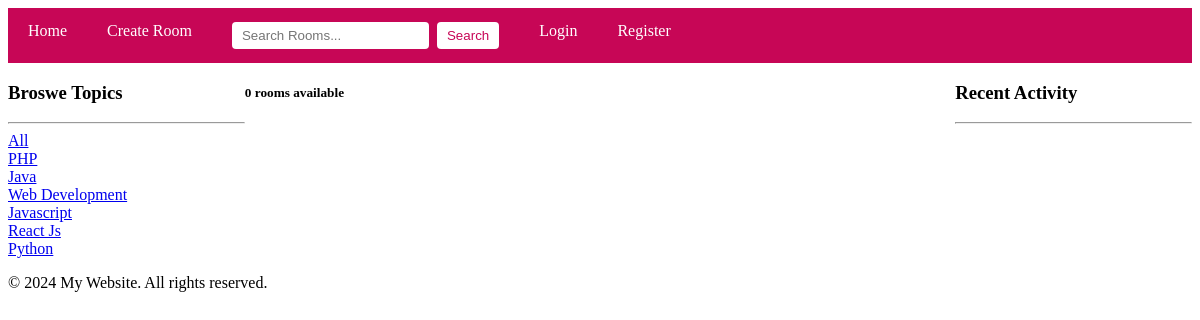
Screenshot of /?q=PHP with the database file from the repository.
### base/models.py (models this page shows, shortened)
class Topic(models.Model):
    name = models.CharField(max_length=200, blank=False)
    updated_at = models.DateTimeField(auto_now=True)
    created_at = models.DateTimeField(auto_now_add=True)
    class Meta:
        ordering = ['-updated_at', '-created_at']

### base/views.py (the view)
# urls.py: path('', views.home,name='home'),
def home(request):
    q = request.GET.get('q') if request.GET.get('q') != None else ''
    rooms = Room.objects.filter(Q(topic__name__icontains=q) | Q(name__icontains=q) | Q(description__icontains=q) | Q(host__username__icontains=q))
    topics = Topic.objects.all()
    room_count = rooms.count()
    room_message = Message.objects.filter(Q(room__topic__name__icontains=q))
    context = {'rooms':rooms,'topics':topics,'room_count':room_count,'room_messages':room_message}
    return render(request,'base/home.html', context)

### base/templates/base/home.html (shortened to what this page needs)
{% extends 'main.html' %}
{% block content %}
<div class="home-container">
    <div>
        {% include 'base/component/topics.html' %}
    </div>
    <div>
        {% include 'base/component/feed.html' %}
    </div>
     <div>
   {% include 'base/component/activity.html' %}
</div>
</div>
   {% endblock content %}

### base/templates/base/component/topics.html
    <h3>Broswe Topics</h3>
    <hr>
    <div>
        <a href="{% url 'home' %}">All</a>
    </div>
    {% for topic in topics %}
    <div>
        <a href="{% url 'home' %}?q={{topic.name}}">{{topic.name}}</a>
    </div>
    {% endfor %}

### base/templates/base/home.html (style rules this page uses)
.home-container { display: grid; grid-template-columns: 1fr 3fr 1fr; justify-content: space-between; }

### rows the page displays
Topic: name "PHP"
Topic: name "Java"
Topic: name "Web Development"
Topic: name "Javascript"
Topic: name "React Js"
Topic: name "Python"

### other values shown
{{ room_count }} "0"
